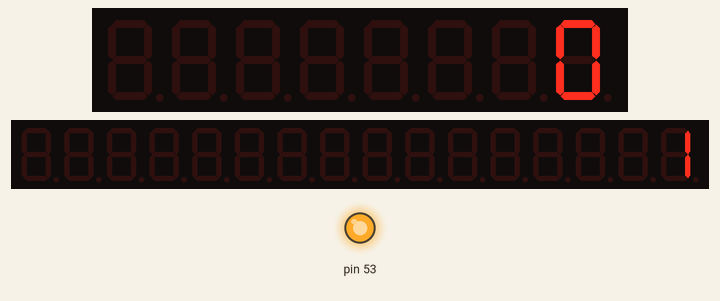
A sketch run on a simulated Arduino Mega 2560, built with avr-gcc and run on an emulated ATmega2560. On the bench: 8-digit seven-segment display, 16-digit seven-segment display, output pins drawn as LEDs (lit = HIGH). Wiring (inferred from the names in the program): MAX7219 LED driver: CS pin 6; 2 × MAX7219 LED driver: CS pin 7. Pins used as bus, display or sensor lines are not drawn.

Above: at 1.05 s.
At 5.86 s:
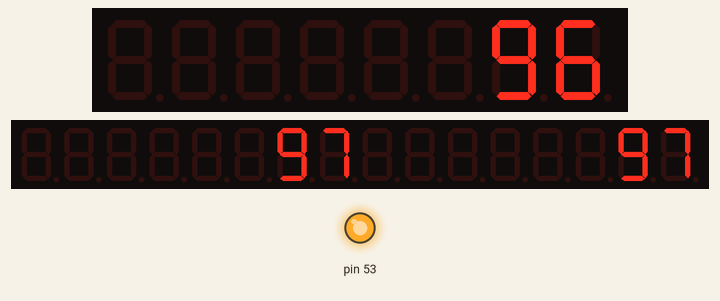
At 10.67 s:
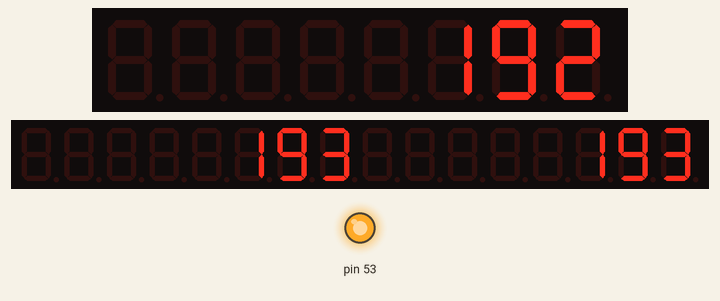
At 20.4 s:
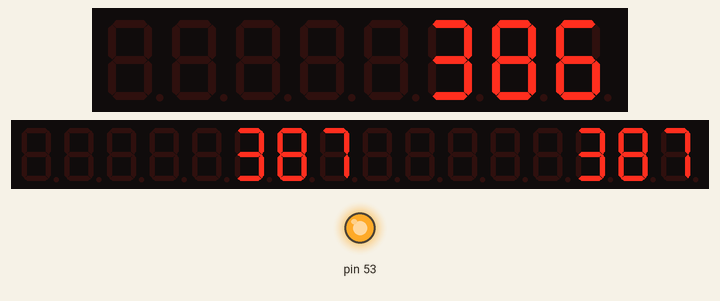
At 30.13 s:
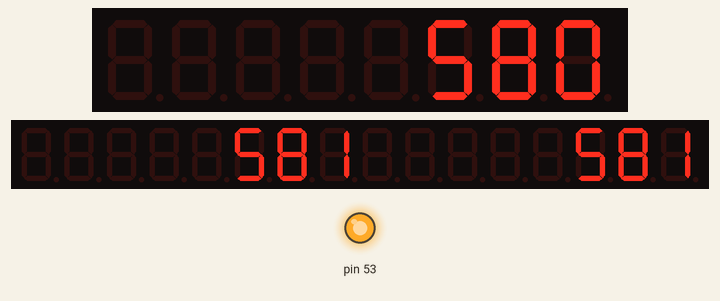
At 39.86 s:
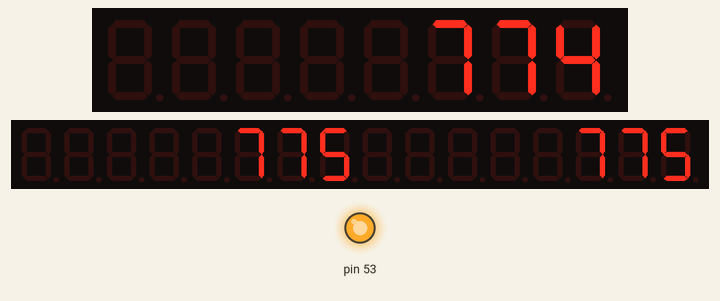

The sketch:

8Digits7Segments.ino
```cpp
#include <SPI.h>

#define LED_1_PIN 6
#define LED_1_BIT 3

#define LED_2_PIN 7
#define LED_2_BIT 4

SPISettings settings(100000000, MSBFIRST, SPI_MODE0);

void maxTransfer(uint8_t device, uint8_t address, uint8_t value) {

  SPI.beginTransaction(settings);

  PORTH &= ~(1 << (device == 1 ? LED_1_BIT : LED_2_BIT)); // digitalWrite(LOAD_PIN, LOW);
  SPI.transfer(address);
  SPI.transfer(value);
  PORTH |=  (1 << (device == 1 ? LED_1_BIT : LED_2_BIT)); // digitalWrite(LOAD_PIN, HIGH);

  SPI.endTransaction();

}

void setup() {

  delay(1000);

  // Set load pin to output
  pinMode(LED_1_PIN, OUTPUT);
  pinMode(LED_2_PIN, OUTPUT);

  SPI.begin();

  // Run test
  // All LED segments should light up
  //  maxTransfer(0x0F, 0x01);
  //  delay(1000);
  //  maxTransfer(0x0F, 0x00);

  // Enable decode mode
  maxTransfer(1, 0x09, 0xFF);
  maxTransfer(2, 0x09, 0xFF);

  // Use lowest intensity
  maxTransfer(1, 0x0A, 0x00);
  maxTransfer(2, 0x0A, 0x00);

  // Scan all digits
  maxTransfer(1, 0x0B, 0x07);
  maxTransfer(2, 0x0B, 0x07);

  // Reset
  for (int i = 1; i <= 8; i++) {
    maxTransfer(1, i, 0x0F);
    maxTransfer(2, i, 0x0F);
  }

  // Turn on chip
  maxTransfer(1, 0x0C, 0x01);
  maxTransfer(2, 0x0C, 0x01);

}

int start = 0;
void loop() {

  doDevice(1);
  doDevice(2);

  delay(100);

}

void doDevice(uint8_t device) {

  long val = start++;

  long absVal = abs(val);
  bool neg = val < 0;

  if (absVal > 999999)
    maxTransfer(device, 0x01, 0x0A);
  else {

    int digits = howMany(absVal);

    int i = 1;
    for (; i <= digits; i++) {
      byte x = absVal % 10;
      maxTransfer(device, i, x);
      absVal /= 10;
    }
    if (neg)
      maxTransfer(device, i, 0x0A);

  }

}

int howMany(long x)  {
  return (x < 10 ? 1 :
          (x < 100 ? 2 :
           (x < 1000 ? 3 :
            (x < 10000 ? 4 :
             (x < 100000 ? 5 :
              (x < 1000000 ? 6 :
               (x < 10000000 ? 7 :
                8 )))))));
}
```
